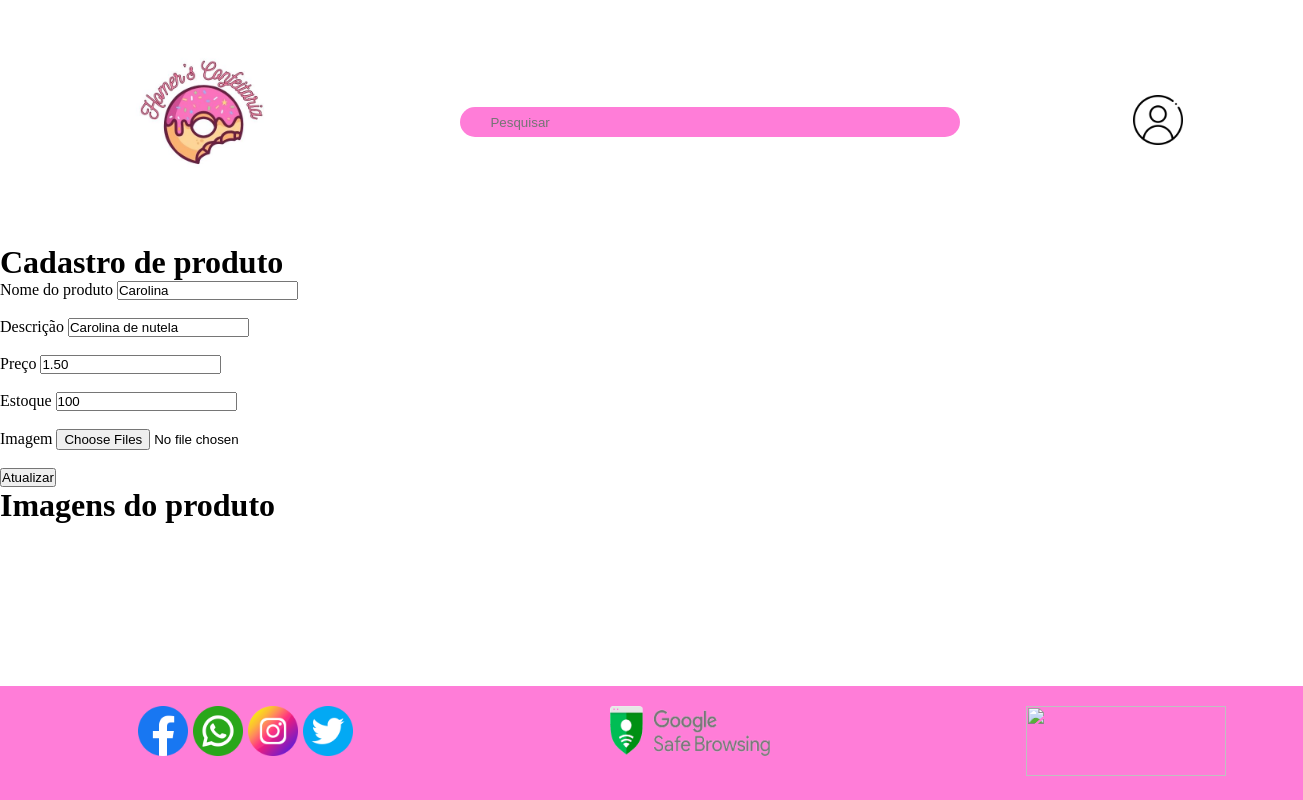
The app's page /editar_produto.php?idProduto=5 with its own data.
### tables this page shows
create table if not exists `Produto` (
    `idProduto` int not null auto_increment,
    `nomeProd` varchar(50) not null,
    `descricaoProd` varchar(200) not null,
    `preco` decimal(8,2) not null,
    `estoque` int not null,
    `idUsuario` int not null,
    primary key(`idProduto`),
	foreign key(`idUsuario`)
	references `Usuario` (`idUsuario`)
);

### html/editar_produto.php (the view, shortened to what this page needs)
<!DOCTYPE html>
<html lang="en">
<head>
    <link rel="stylesheet"  href="../css/editar_produto.css" />
    <?php
        require "header.php";
        $idProduto = $_GET["idProduto"];
        $comando = "select * from Produto where idProduto=$idProduto";
        $resultado = mysqli_query($conexao, $comando);
        while($linha = mysqli_fetch_assoc($resultado)){
            $nomeProd = $linha["nomeProd"];
            $descricaoProd = $linha["descricaoProd"];
            $preco = $linha["preco"];
            $estoque = $linha["estoque"];
        }
    ?>
</head>
<body>
    <div class="page">
    <form action="../site_php/atualizar_produto.php" method="post" enctype="multipart/form-data" class="formLogin">
        <h1>Cadastro de produto</h1>
        <label for="nome">Nome do produto</label>
        <input type="text" name="nomeProd" value="<?=$nomeProd?>"><br><br>
        <label for="Descri">Descrição</label>
        <input type="text" name="descricaoProd" value="<?=$descricaoProd?>"><br><br>
        <label for="preco">Preço</label>
        <input type="text" name="preco" value="<?=$preco?>"><br><br>
        <label for="estoque">Estoque</label>
        <input type="text" name="estoque" value="<?=$estoque?>"><br><br>
        <label for="Img">Imagem</label>
        <input type="file" name="arquivo[]" multiple="multiple"><br><br>
        <input type="submit" value="Atualizar" class="btn" />
    </form>
    </div>
    <h1>Imagens do produto</h1>
    <?php require "footer.php"?>
</body>
</html>

### css/header.css (style rules this page uses)
* { margin:0; padding:0; box-sizing: border-box; }
html { height: 100%; min-height: 100%; }
body { display: flex; flex-direction: column; min-height: 100%; }

### css/footer.css (style rules this page uses)
* { margin:0; padding:0; box-sizing: border-box; }

### records on screen
produto: nomeProd "Carolina", descricaoProd "Carolina de nutela", preco "1.50", estoque "100"
